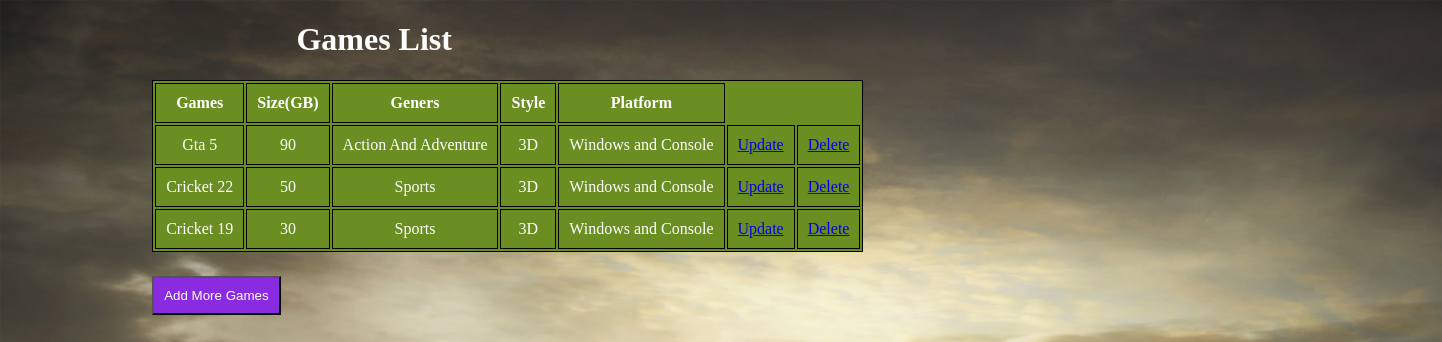
The page /gamelistapp/list/ on the database its author committed.
### gamelistapp/models.py (models this page shows)
class Games(models.Model):
    gname=models.CharField(max_length=30)
    gsize=models.IntegerField()
    gtype=models.CharField(max_length=30)
    gstyle=models.CharField(max_length=10)
    gos=models.CharField(max_length=30)

### gamelistapp/views.py (the view)
# urls.py: path('list/',views.retrive_games),
def retrive_games(request):
    games=Games.objects.all()
    return render(request,'gamelistapp/index.html',{'games':games})

### templates/gamelistapp/index.html (shortened to what this page needs)
<!DOCTYPE html>
<html lang="en">
<head>
    <link rel="stylesheet" href="/static/gamelistapp/style.css">
</head>
<body>
    {% extends 'gamelistapp/base.html'%}
    {% block content %}
    <h1 class="index-h1">Games List</h1>
    <table>
        <thead>
            <th>Games</th>
            <th>Size(GB)</th>
            <th>Geners</th>
            <th>Style</th>
            <th>Platform</th>
        </thead>
        <tbody>
            {% for i in games%}
            <tr>
                <td>{{i.gname}}</td>
                <td>{{i.gsize}}</td>
                <td>{{i.gtype}}</td>
                <td>{{i.gstyle}}</td>
                <td>{{i.gos}}</td>
                <td><a href="/gamelistapp/update/{{i.id}}">Update</a></td>
                <td><a href="/gamelistapp/delete/{{i.id}}">Delete</a></td>
            </tr>
            {% endfor %}
        </tbody>
    </table>
    <div class="box">
    <a href="/gamelistapp/add"><button>Add More Games</button></a>
    </div>
    {% endblock %}

### templates/gamelistapp/base.html (shortened to what this page needs)
<!DOCTYPE html>
<html lang="en">
<head>
</head>
<body>
{% block content %}
{% endblock %}
</body>
</html>

### static/gamelistapp/style.css (style rules this page uses)
body { background-image: url(back3.jpg); background-size: 1920px 950px; }
table { border: 1px solid black; text-align: center; color: white; position: relative; left: 10vw; background-color: olivedrab; }
th { border: 1px solid black; padding: 10px; }
td { border: 1px solid black; padding: 10px; }
.box { margin-left: 1vw; margin-top: 3vh; }
.box a button { padding: 10px; color:white ; background-color: blueviolet; position: relative; left: 9vw; }
.index-h1 { position: relative; left: 20vw; color: white; }

### rows shown on the page
Games: gname "Gta 5", gsize "90", gtype "Action And Adventure", gstyle "3D", gos "Windows and Console"
Games: gname "Cricket 22", gsize "50", gtype "Sports", gstyle "3D", gos "Windows and Console"
Games: gname "Cricket 19", gsize "30", gtype "Sports", gstyle "3D", gos "Windows and Console"
